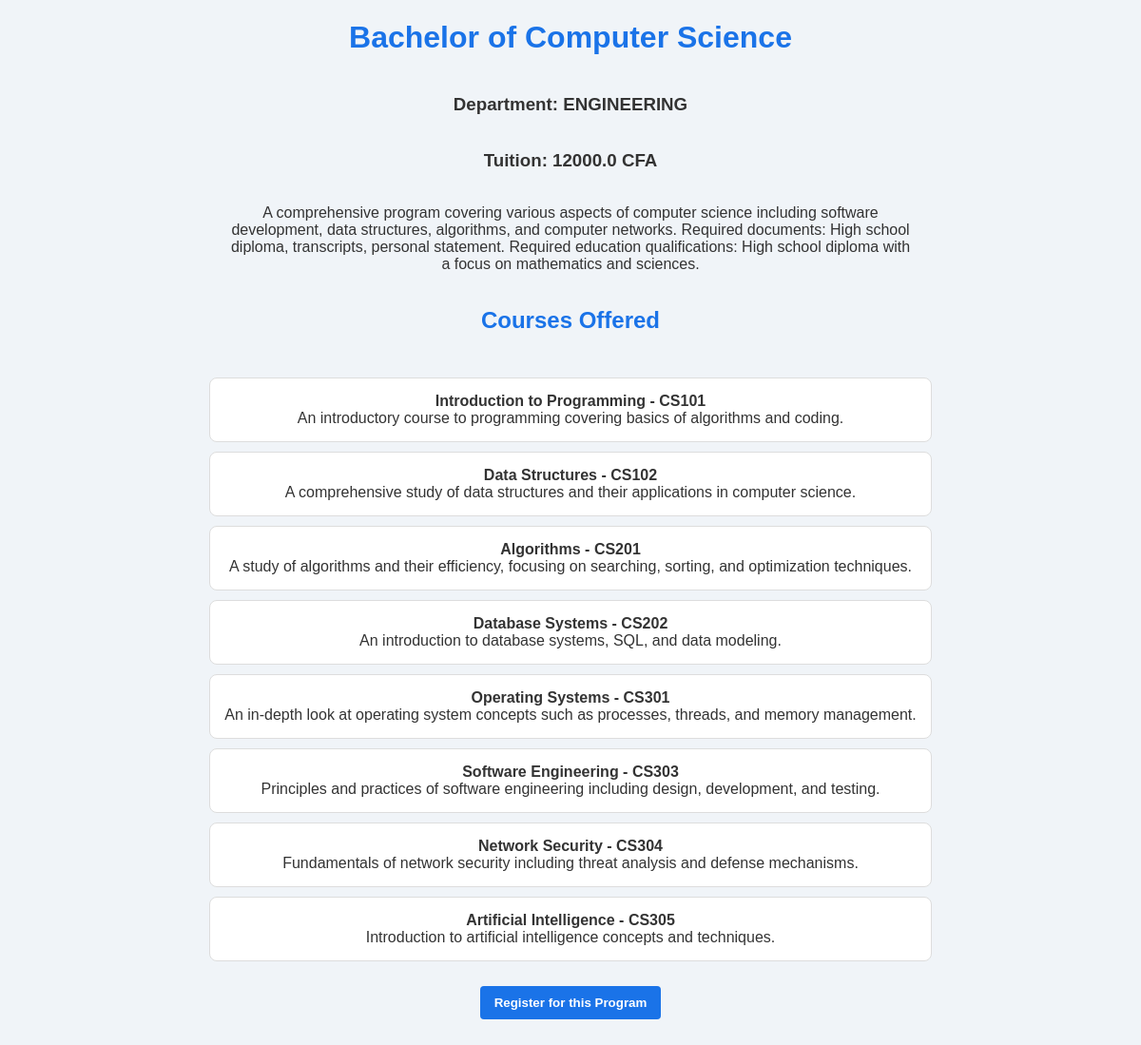
The app's page /program/1 with its own data.
### models.py (models this page shows)
class Program(db.Model):
    __tablename__ = 'program'
    id = db.Column(db.Integer, primary_key=True)
    name = db.Column(db.String(50), nullable=False)
    department = db.Column(db.String(50), nullable=False)
    tuition = db.Column(db.Float, nullable=False)
    description = db.Column(db.Text, nullable=False)
    registrations = db.relationship('Registration', backref='program', lazy=True)
    program_courses = db.relationship('ProgramCourse', backref='program', lazy=True)
    created_at = db.Column(db.DateTime, default=datetime.now())
    updated_at = db.Column(db.DateTime, default=datetime.now(), onupdate=datetime.now())

class Course(db.Model):
    __tablename__ = 'course'
    id = db.Column(db.Integer, primary_key=True)
    name = db.Column(db.String(50), nullable=False)
    course_code = db.Column(db.String(50), nullable=False, unique=True)
    description = db.Column(db.Text, nullable=False)
    program_courses = db.relationship('ProgramCourse', backref='course', lazy=True)
    created_at = db.Column(db.DateTime, default=datetime.now())
    updated_at = db.Column(db.DateTime, default=datetime.now(), onupdate=datetime.now())

### blueprints/main.py (the view)
@bp.route('/program/<int:program_id>')
def program_detail(program_id):
    program = Program.query.get_or_404(program_id)
    courses = [pc.course for pc in program.program_courses]
    return render_template('program_detail.html', program=program, courses=courses)

### templates/program_detail.html (shortened to what this page needs)
<!DOCTYPE html>
<html lang="en">
<head>
    <link rel="stylesheet" type="text/css" href="{{ url_for('static', filename='styles.css') }}">
</head>
<body>
    <h1>{{ program.name }}</h1>
    <h3>Department: {{ program.department }}</h3>
    <h3>Tuition: {{ program.tuition }} CFA</h3>
    <p>{{ program.description }}</p>
    <h2>Courses Offered</h2>
    <ul>
        {% for course in courses %}
        <li>
            <strong>{{ course.name }} - {{ course.course_code }}</strong>
            <div> {{ course.description }}</div>
        </li>
        {% endfor %}
    </ul>
    <button style="width: fit-content"><a style="color: white" href="{{ url_for('main.register_program', program_id=program.id) }}">Register for this Program</a></button>
</body>
</html>

### static/styles.css (style rules this page uses)
body { font-family: Arial, sans-serif; background-color: #f0f4f8; color: #333; margin: 0; padding: 0; display: flex; flex-direction: column; justify-content: center; align-items: center; min-height: 100vh; }
h1, h2 { color: #1a73e8; text-align: center; }
p { text-align: center; width: 60%; }
a { color: #1a73e8; text-decoration: none; font-weight: bold; }
button { background-color: #1a73e8; color: #fff; border: none; padding: 10px 15px; border-radius: 4px; cursor: pointer; width: 100%; }
ul { list-style: none; padding: 0; text-align: center; }
ul li { background-color: #ffffff; border: 1px solid #ddd; border-radius: 8px; margin: 10px 0; padding: 15px; }

### records on screen
Program: name "Bachelor of Computer Science", department "ENGINEERING", tuition "12000.0", description "A comprehensive program covering various aspects of computer science including software development, data structures, algorithms, and computer networks. Required documents: High school diploma, transcripts, personal statement. Required education qualifications: High school diploma with a focus on mathematics and sciences."
Course: name "Introduction to Programming", course_code "CS101", description "An introductory course to programming covering basics of algorithms and coding."
Course: name "Data Structures", course_code "CS102", description "A comprehensive study of data structures and their applications in computer science."
Course: name "Algorithms", course_code "CS201", description "A study of algorithms and their efficiency, focusing on searching, sorting, and optimization techniques."
Course: name "Database Systems", course_code "CS202", description "An introduction to database systems, SQL, and data modeling."
Course: name "Operating Systems", course_code "CS301", description "An in-depth look at operating system concepts such as processes, threads, and memory management."
Course: name "Software Engineering", course_code "CS303", description "Principles and practices of software engineering including design, development, and testing."
Course: name "Network Security", course_code "CS304", description "Fundamentals of network security including threat analysis and defense mechanisms."
Course: name "Artificial Intelligence", course_code "CS305", description "Introduction to artificial intelligence concepts and techniques."
